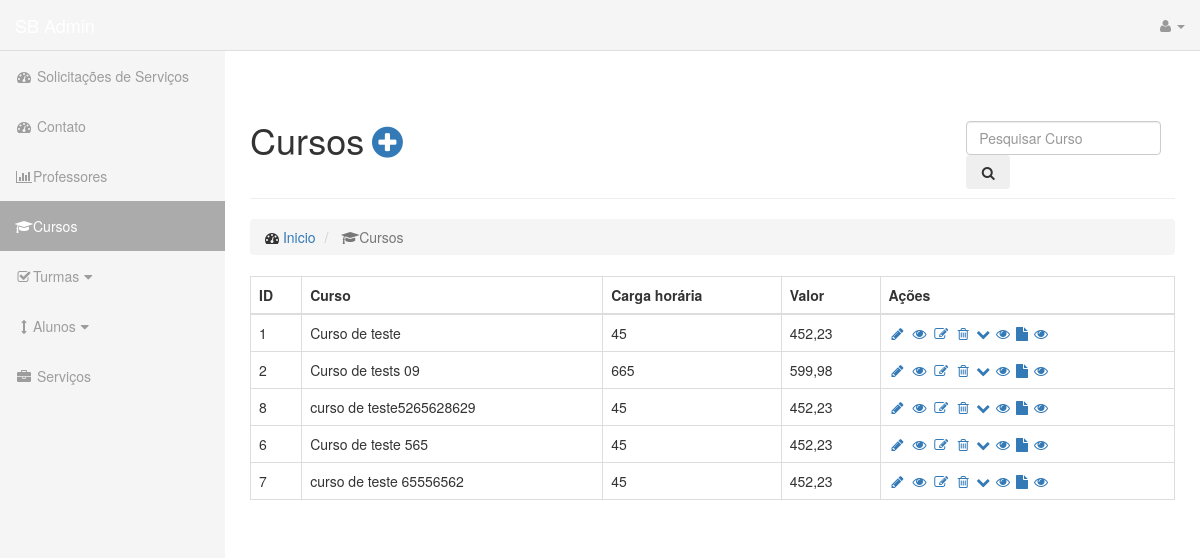
/adm/curso.php (signed in), run on the app's committed database.
### tables this page shows
CREATE TABLE `tb_curso` (
  `idtb_curso` int(11) NOT NULL,
  `curso` varchar(60) NOT NULL,
  `sobre` varchar(1000) NOT NULL,
  `alvo` varchar(500) NOT NULL,
  `carga` varchar(45) NOT NULL,
  `mercado` varchar(1000) NOT NULL,
  `valor` varchar(45) NOT NULL,
  `img` varchar(45) DEFAULT NULL,
  `ativa` int(11) DEFAULT NULL
);

### adm/curso.php (the view, shortened to what this page needs)
<?php
include "../config/seguranca.php";
$idtb_adm = $_SESSION['idtb_login'];
$pro = $mysqli->query("SELECT *FROM tb_dado_adm WHERE tb_login_idtb_login = '$idtb_adm'") or die($mysqli->error);
?>
<!DOCTYPE html>
<html lang="pt-br">
<head>
	<link rel="stylesheet" href="../css/bootstrap.min.css">
	<link href="../css/sb-admin.css" rel="stylesheet">
	<link href="../font-awesome/css/font-awesome.min.css" rel="stylesheet" type="text/css">
</head>
<body>
	<div id="wrapper">
		<nav class="navbar navbar-inverse navbar-fixed-top" role="navigation">
			<div class="navbar-header">
				<a class="navbar-brand" href="">SB Admin</a>
			</div>
			<ul class="nav navbar-right top-nav">
				<li class="dropdown">
					<a href="#" class="dropdown-toggle" data-toggle="dropdown"><i class="fa fa-user"></i> <?php echo $pro->fetch_assoc()['nome']; ?> <b class="caret"></b></a>
				</li>
			</ul>
			<div class="collapse navbar-collapse navbar-ex1-collapse">
				<ul class="nav navbar-nav side-nav">
					<li>
						<a href="index.php"><i class="fa fa-fw fa-dashboard"></i>  Solicitações de Serviços</a>
					</li>
					<li>
						<a href="index.php"><i class="fa fa-fw fa-dashboard"></i> Contato</a>
					</li>
					<li>
						<a href="professor.php"><i class="fa fa-fw fa-bar-chart-o"></i>Professores</a>
					</li>
					<li class="active">
						<a href="curso.php"><i class="fa fa-fw fa-graduation-cap"></i>Cursos</a>
					</li>
					<li>
						<a href="javascript:;" data-toggle="collapse" data-target="#dem"><i class="fa fa-fw fa-check-square-o"></i>Turmas<i class="fa fa-fw fa-caret-down"></i></a>
					</li>
					<li>
						<a href="javascript:;" data-toggle="collapse" data-target="#demo"><i class="fa fa-fw fa-arrows-v"></i>Alunos<i class="fa fa-fw fa-caret-down"></i></a>
					</li>
					<li>
						<a href="servico.php"><i class="fa fa-fw fa-briefcase"></i> Serviços</a>
					</li>
				</ul>
			</div>
		</nav>
		<div id="page-wrapper">
			<div class="container-fluid">
				<div class="row">
					<div class="col-lg-12">
						<div class="page-header">
							<div class="row">
								<div class="col-sm-12 col-md-9">
									<h1>
										Cursos<a href="" data-toggle="modal" data-target="#mymodal"><i class="fa fa-fw fa-plus-circle"></i></a>
									</h1>
								</div>
								<div class="col-sm-12 col-md-3">
									<form action="" method="post" class="form-inline my-2 my-lg-0" style="padding-top: 1.5em;">
										<input class="form-control mr-sm-2 form-control-lg" type="search" placeholder="Pesquisar Curso" aria-label="Search" name="nome">
										<button class="btn btn-outline-success my-2 my-sm-0" type="submit" name="pesquisa" value="pesquisa"><i class="fa fa-fw fa-search"></i></button>
									</form>
								</div>
							</div>
						</div>
						<ol class="breadcrumb">
							<li>
								<i class="fa fa-dashboard"></i>  <a href="index.php">Inicio</a>
							</li>
							<li class="active">
								<i class="fa fa-fw fa-graduation-cap"></i>Cursos
							</li>
						</ol>
					</div>
					<div class="col-lg-12">
					</div>
					<div class="col-sm-12 col-md-12">
						<div class="table-responsive">
							<table class="table table-bordered table-hover ">
								<thead>
									<tr>
										<th>ID</th>
										<th>Curso</th>
										<th>Carga horária</th>
										<th>Valor</th>
										<th>Ações</th>
									</tr>
								</thead>
								<tbody>
									<?php
									if (isset($_POST['pesquisa'])) {
										$n = $_POST['nome'];
										$sql = $mysqli->query("SELECT *FROM tb_curso WHERE curso LIKE '%".$n."%' AND ativa ='1'") or die($mysqli->error);
										if ($sql->num_rows) {
											while ($ln = $sql->fetch_assoc()) {?>
												<tr>
													<td><?php echo $ln['idtb_curso']; ?></td>
													<td><?php echo $ln['curso']; ?></td>
													<td><?php echo $ln['carga']; ?></td>
													<td><?php echo $ln['valor']; ?></td>
													<td>
														<a href="" data-toggle="modal" data-target="<?php echo "#modulo_curso".$ln['idtb_curso']; ?>" title="Cadastrar Módulo de Curso"><i class="fa fa-fw fa-pencil"></i></a>
														<a href="" data-toggle="modal" data-target="<?php echo "#modulo_ver".$ln['idtb_curso']; ?>" title="Ver Módulo de Curso"><i class="fa fa-fw fa-eye"></i></a>
														<a href="" data-toggle="modal" data-target="<?php echo "#update".$ln['idtb_curso']; ?>" title="Atualizar Curso"><i class="fa fa-fw fa-edit"></i></a>
														<a href="" data-toggle="modal" data-target="#delete<?php echo $ln['idtb_curso']; ?>" title="Excluir"><i class="fa fa-fw fa-trash-o"></i></a>
														<a href="" data-toggle="modal" data-target="#requisito<?php echo $ln['idtb_curso']; ?>" title="Requisitos"><i class="fas fa-chevron-down"></i></a>
														<a href="" data-toggle="modal" data-target="<?php echo "#requisito_ver".$ln['idtb_curso']; ?>" title="Ver Requisitos do Curso"><i class="fa fa-fw fa-eye"></i></a>
														<a href="" data-toggle="modal" data-target="<?php echo "#img".$ln['idtb_curso']; ?>" title="Ver Requisitos do Curso"><i class="fa fa-file"></i></a>
													</td>
												</tr>
												<?php
												include "../config/modal_adm_curso.php";
											}
										}
									}else{
										$sql = $mysqli->query("SELECT *FROM tb_curso WHERE ativa = '1'");
										while ($ln = $sql->fetch_assoc()) {?>
											<tr>
												<td><?php echo $ln['idtb_curso']; ?></td>
												<td><?php echo $ln['curso']; ?></td>
												<td><?php echo $ln['carga']; ?></td>
												<td><?php echo $ln['valor']; ?></td>
												<td>
													<a href="" data-toggle="modal" data-target="<?php echo "#modulo_curso".$ln['idtb_curso']; ?>" title="Cadastrar Módulo de Curso"><i class="fa fa-fw fa-pencil"></i></a>
													<a href="" data-toggle="modal" data-target="<?php echo "#modulo_ver".$ln['idtb_curso']; ?>" title="Ver Módulo de Curso"><i class="fa fa-fw fa-eye"></i></a>
													<a href="" data-toggle="modal" data-target="<?php echo "#update".$ln['idtb_curso']; ?>" title="Atualizar Curso"><i class="fa fa-fw fa-edit"></i></a>
													<a href="" data-toggle="modal" data-target="#delete<?php echo $ln['idtb_curso']; ?>" title="Excluir"><i class="fa fa-fw fa-trash-o"></i></a>
													<a href="" data-toggle="modal" data-target="#requisito<?php echo $ln['idtb_curso']; ?>" title="Requisitos"><i class="fa fa-chevron-down"></i></a>
													<a href="" data-toggle="modal" data-target="<?php echo "#requisito_ver".$ln['idtb_curso']; ?>" title="Ver Requisitos do Curso"><i class="fa fa-fw fa-eye"></i></a>
													<a href="" data-toggle="modal" data-target="<?php echo "#img".$ln['idtb_curso']; ?>" title="Adcionar foto do Curso"><i class="fa fa-file"></i></a>
													<a href="" data-toggle="modal" data-target="<?php echo "#img_ver".$ln['idtb_curso']; ?>" title="Ver img do Curso"><i class="fa fa-fw fa-eye"></i></a>
												</td>
											</tr>
										</div>
										<?php
									}
								}?>
					</div>
</body>
</html>

### css/sb-admin.css (style rules this page uses)
body { margin-top: 100px;; }
@media (min-width:768px) { body { margin-top: 50px; } }
.navbar-inverse .navbar-nav>.active>a, .navbar-inverse .navbar-nav>.active>a:focus, .navbar-inverse .navbar-nav>.active>a:hover { background: #ababab!important; }
.active>a,.top-nav>li>a:hover, .top-nav>li>a:focus, .top-nav>.open>a, .top-nav>.open>a:hover, .top-nav>.open>a:focus, { background: #ababab!important; }
.navbar-inverse .navbar-nav>li>a { background: #f5f5f5!important }
.navbar-inverse { background: #f5f5f5!important; border-color: #dedede!important; }
#wrapper { padding-left: 0; }
#page-wrapper { width: 100%; padding: 0; background-color: #fff; }
@media (min-width:768px) { #wrapper { padding-left: 225px; } }
@media (min-width:768px) { #page-wrapper { padding: 10px; } }
.top-nav { padding: 0 15px; }
.top-nav>li { display: inline-block; float: left; }
.top-nav>li>a { padding-top: 15px; padding-bottom: 15px; line-height: 20px; color: #999; }
@media (min-width:768px) { .side-nav { position: fixed; top: 51px; left: 225px; width: 225px; margin-left: -225px; border: none; border-radius: 0; overflow-y: auto; background-color: #f5f5f5!important; bottom: 0; overflow-x: hidden; padding-bottom: 40px; } }
@media (min-width:768px) { .side-nav>li>a { width: 225px; } }

### data on the page
tb_curso: idtb_curso "1", curso "Curso de teste", carga "45", valor "452,23"
tb_curso: idtb_curso "2", curso "Curso de tests 09", carga "665", valor "599,98"
tb_curso: idtb_curso "8", curso "curso de teste5265628629", carga "45", valor "452,23"
tb_curso: idtb_curso "6", curso "Curso de teste 565", carga "45", valor "452,23"
tb_curso: idtb_curso "7", curso "curso de teste 65556562", carga "45", valor "452,23"
